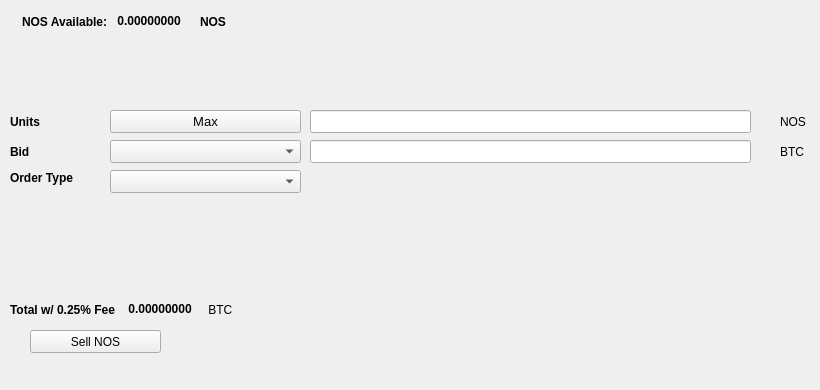
   <widget class="QWidget" name="SellTab">
    <attribute name="title">
     <string>Sell</string>
    </attribute>
    <widget class="QLabel" name="label_16">
     <property name="geometry">
      <rect>
       <x>780</x>
       <y>140</y>
       <width>31</width>
       <height>23</height>
      </rect>
     </property>
     <property name="text">
      <string>BTC</string>
     </property>
    </widget>
    <widget class="QComboBox" name="SellBidcomboBox">
     <property name="geometry">
      <rect>
       <x>110</x>
       <y>140</y>
       <width>191</width>
       <height>23</height>
      </rect>
     </property>
     <property name="font">
      <font>
       <pointsize>10</pointsize>
      </font>
     </property>
    </widget>
    <widget class="QLabel" name="label_18">
     <property name="geometry">
      <rect>
       <x>10</x>
       <y>110</y>
       <width>46</width>
       <height>23</height>
      </rect>
     </property>
     <property name="font">
      <font>
       <weight>75</weight>
       <bold>true</bold>
      </font>
     </property>
     <property name="text">
      <string>Units</string>
     </property>
    </widget>
    <widget class="QPushButton" name="Sell_Max_Amount">
     <property name="geometry">
      <rect>
       <x>110</x>
       <y>110</y>
       <width>191</width>
       <height>23</height>
      </rect>
     </property>
     <property name="font">
      <font>
       <pointsize>10</pointsize>
      </font>
     </property>
     <property name="text">
      <string>Max</string>
     </property>
    </widget>
    <widget class="QLabel" name="label_20">
     <property name="geometry">
      <rect>
       <x>10</x>
       <y>170</y>
       <width>91</width>
       <height>16</height>
      </rect>
     </property>
     <property name="font">
      <font>
       <weight>75</weight>
       <bold>true</bold>
      </font>
     </property>
     <property name="text">
      <string>Order Type</string>
     </property>
    </widget>
    <widget class="QComboBox" name="SellOrdertypeCombo">
     <property name="geometry">
      <rect>
       <x>110</x>
       <y>170</y>
       <width>191</width>
       <height>23</height>
      </rect>
     </property>
     <property name="font">
      <font>
       <pointsize>10</pointsize>
      </font>
     </property>
    </widget>
    <widget class="QLabel" name="label_21">
     <property name="geometry">
      <rect>
       <x>10</x>
       <y>140</y>
       <width>46</width>
       <height>23</height>
      </rect>
     </property>
     <property name="font">
      <font>
       <weight>75</weight>
       <bold>true</bold>
      </font>
     </property>
     <property name="text">
      <string>Bid</string>
     </property>
    </widget>
    <widget class="QLabel" name="label_22">
     <property name="geometry">
      <rect>
       <x>780</x>
       <y>110</y>
       <width>31</width>
       <height>23</height>
      </rect>
     </property>
     <property name="text">
      <string>NOS</string>
     </property>
    </widget>
    <widget class="QLineEdit" name="UnitsInputNOS">
     <property name="geometry">
      <rect>
       <x>310</x>
       <y>110</y>
       <width>441</width>
       <height>23</height>
      </rect>
     </property>
     <property name="font">
      <font>
       <pointsize>9</pointsize>
       <weight>75</weight>
       <bold>true</bold>
      </font>
     </property>
    </widget>
    <widget class="QLineEdit" name="SellBidPriceEdit">
     <property name="geometry">
      <rect>
       <x>310</x>
       <y>140</y>
       <width>441</width>
       <height>23</height>
      </rect>
     </property>
     <property name="font">
      <font>
       <pointsize>9</pointsize>
       <weight>75</weight>
       <bold>true</bold>
      </font>
     </property>
    </widget>
    <widget class="QPushButton" name="SellNOSBTN">
     <property name="geometry">
      <rect>
       <x>30</x>
       <y>330</y>
       <width>131</width>
       <height>23</height>
      </rect>
     </property>
     <property name="text">
      <string>Sell NOS</string>
     </property>
     <property name="icon">
      <iconset resource="../nos">
       <normaloff>:/icons/bitcoin</normaloff>:/icons/bitcoin</iconset>
     </property>
    </widget>
    <widget class="QWidget" name="layoutWidget3">
     <property name="geometry">
      <rect>
       <x>22</x>
       <y>12</y>
       <width>258</width>
       <height>19</height>
      </rect>
     </property>
     <layout class="QHBoxLayout" name="horizontalLayout">
      <item>
       <widget class="QLabel" name="label232_2">
        <property name="font">
         <font>
          <weight>75</weight>
          <bold>true</bold>
         </font>
        </property>
        <property name="text">
         <string>NOS Available:</string>
        </property>
       </widget>
      </item>
      <item>
       <widget class="QLabel" name="NOSAvailableLabel">
        <property name="palette">
         <palette>
          <active>
           <colorrole role="WindowText">
            <brush brushstyle="SolidPattern">
             <color alpha="255">
              <red>0</red>
              <green>0</green>
              <blue>0</blue>
             </color>
            </brush>
           </colorrole>
           <colorrole role="Button">
            <brush brushstyle="SolidPattern">
             <color alpha="255">
              <red>0</red>
              <green>170</green>
              <blue>0</blue>
             </color>
            </brush>
           </colorrole>
           <colorrole role="Light">
            <brush brushstyle="SolidPattern">
             <color alpha="255">
              <red>0</red>
              <green>255</green>
              <blue>0</blue>
             </color>
            </brush>
           </colorrole>
           <colorrole role="Midlight">
            <brush brushstyle="SolidPattern">
             <color alpha="255">
              <red>0</red>
              <green>212</green>
              <blue>0</blue>
             </color>
            </brush>
           </colorrole>
           <colorrole role="Dark">
            <brush brushstyle="SolidPattern">
             <color alpha="255">
              <red>0</red>
              <green>85</green>
              <blue>0</blue>
             </color>
            </brush>
           </colorrole>
           <colorrole role="Mid">
            <brush brushstyle="SolidPattern">
             <color alpha="255">
              <red>0</red>
              <green>113</green>
              <blue>0</blue>
             </color>
            </brush>
           </colorrole>
           <colorrole role="Text">
            <brush brushstyle="SolidPattern">
             <color alpha="255">
              <red>0</red>
              <green>170</green>
              <blue>0</blue>
             </color>
            </brush>
           </colorrole>
           <colorrole role="BrightText">
            <brush brushstyle="SolidPattern">
             <color alpha="255">
              <red>255</red>
              <green>255</green>
              <blue>255</blue>
             </color>
            </brush>
           </colorrole>
           <colorrole role="ButtonText">
            <brush brushstyle="SolidPattern">
             <color alpha="255">
              <red>0</red>
              <green>0</green>
              <blue>0</blue>
             </color>
            </brush>
           </colorrole>
           <colorrole role="Base">
            <brush brushstyle="SolidPattern">
             <color alpha="255">
              <red>255</red>
              <green>255</green>
              <blue>255</blue>
             </color>
            </brush>
           </colorrole>
           <colorrole role="Window">
            <brush brushstyle="SolidPattern">
             <color alpha="255">
              <red>0</red>
              <green>170</green>
              <blue>0</blue>
             </color>
            </brush>
           </colorrole>
           <colorrole role="Shadow">
            <brush brushstyle="SolidPattern">
             <color alpha="255">
              <red>0</red>
              <green>0</green>
              <blue>0</blue>
             </color>
            </brush>
           </colorrole>
           <colorrole role="AlternateBase">
            <brush brushstyle="SolidPattern">
             <color alpha="255">
              <red>127</red>
              <green>212</green>
              <blue>127</blue>
             </color>
            </brush>
           </colorrole>
           <colorrole role="ToolTipBase">
            <brush brushstyle="SolidPattern">
             <color alpha="255">
              <red>255</red>
              <green>255</green>
              <blue>220</blue>
             </color>
            </brush>
           </colorrole>
           <colorrole role="ToolTipText">
            <brush brushstyle="SolidPattern">
             <color alpha="255">
              <red>0</red>
              <green>0</green>
              <blue>0</blue>
             </color>
            </brush>
           </colorrole>
          </active>
          <inactive>
           <colorrole role="WindowText">
            <brush brushstyle="SolidPattern">
             <color alpha="255">
              <red>0</red>
              <green>0</green>
              <blue>0</blue>
             </color>
            </brush>
           </colorrole>
           <colorrole role="Button">
            <brush brushstyle="SolidPattern">
             <color alpha="255">
              <red>0</red>
              <green>170</green>
              <blue>0</blue>
             </color>
            </brush>
           </colorrole>
           <colorrole role="Light">
            <brush brushstyle="SolidPattern">
             <color alpha="255">
              <red>0</red>
              <green>255</green>
              <blue>0</blue>
             </color>
            </brush>
           </colorrole>
           <colorrole role="Midlight">
            <brush brushstyle="SolidPattern">
             <color alpha="255">
              <red>0</red>
              <green>212</green>
              <blue>0</blue>
             </color>
            </brush>
           </colorrole>
           <colorrole role="Dark">
            <brush brushstyle="SolidPattern">
             <color alpha="255">
              <red>0</red>
              <green>85</green>
              <blue>0</blue>
             </color>
            </brush>
           </colorrole>
           <colorrole role="Mid">
            <brush brushstyle="SolidPattern">
             <color alpha="255">
              <red>0</red>
              <green>113</green>
              <blue>0</blue>
             </color>
            </brush>
           </colorrole>
           <colorrole role="Text">
            <brush brushstyle="SolidPattern">
             <color alpha="255">
              <red>0</red>
              <green>170</green>
              <blue>0</blue>
             </color>
            </brush>
           </colorrole>
           <colorrole role="BrightText">
            <brush brushstyle="SolidPattern">
             <color alpha="255">
              <red>255</red>
              <green>255</green>
              <blue>255</blue>
             </color>
            </brush>
           </colorrole>
           <colorrole role="ButtonText">
            <brush brushstyle="SolidPattern">
             <color alpha="255">
              <red>0</red>
              <green>0</green>
              <blue>0</blue>
             </color>
            </brush>
           </colorrole>
           <colorrole role="Base">
            <brush brushstyle="SolidPattern">
             <color alpha="255">
              <red>255</red>
              <green>255</green>
              <blue>255</blue>
             </color>
            </brush>
           </colorrole>
           <colorrole role="Window">
            <brush brushstyle="SolidPattern">
             <color alpha="255">
              <red>0</red>
              <green>170</green>
              <blue>0</blue>
             </color>
            </brush>
           </colorrole>
           <colorrole role="Shadow">
            <brush brushstyle="SolidPattern">
             <color alpha="255">
              <red>0</red>
              <green>0</green>
              <blue>0</blue>
             </color>
            </brush>
           </colorrole>
           <colorrole role="AlternateBase">
            <brush brushstyle="SolidPattern">
             <color alpha="255">
              <red>127</red>
              <green>212</green>
              <blue>127</blue>
             </color>
            </brush>
           </colorrole>
           <colorrole role="ToolTipBase">
            <brush brushstyle="SolidPattern">
             <color alpha="255">
              <red>255</red>
              <green>255</green>
              <blue>220</blue>
             </color>
            </brush>
           </colorrole>
           <colorrole role="ToolTipText">
            <brush brushstyle="SolidPattern">
             <color alpha="255">
              <red>0</red>
              <green>0</green>
              <blue>0</blue>
             </color>
            </brush>
           </colorrole>
          </inactive>
          <disabled>
           <colorrole role="WindowText">
            <brush brushstyle="SolidPattern">
             <color alpha="255">
              <red>0</red>
              <green>85</green>
              <blue>0</blue>
             </color>
            </brush>
           </colorrole>
           <colorrole role="Button">
            <brush brushstyle="SolidPattern">
             <color alpha="255">
              <red>0</red>
              <green>170</green>
              <blue>0</blue>
             </color>
            </brush>
           </colorrole>
           <colorrole role="Light">
            <brush brushstyle="SolidPattern">
             <color alpha="255">
              <red>0</red>
              <green>255</green>
              <blue>0</blue>
             </color>
            </brush>
           </colorrole>
           <colorrole role="Midlight">
            <brush brushstyle="SolidPattern">
             <color alpha="255">
              <red>0</red>
              <green>212</green>
              <blue>0</blue>
             </color>
            </brush>
           </colorrole>
           <colorrole role="Dark">
            <brush brushstyle="SolidPattern">
             <color alpha="255">
              <red>0</red>
              <green>85</green>
              <blue>0</blue>
             </color>
            </brush>
           </colorrole>
           <colorrole role="Mid">
            <brush brushstyle="SolidPattern">
             <color alpha="255">
              <red>0</red>
              <green>113</green>
              <blue>0</blue>
             </color>
            </brush>
           </colorrole>
           <colorrole role="Text">
            <brush brushstyle="SolidPattern">
             <color alpha="255">
              <red>0</red>
              <green>85</green>
              <blue>0</blue>
             </color>
            </brush>
           </colorrole>
           <colorrole role="BrightText">
            <brush brushstyle="SolidPattern">
             <color alpha="255">
              <red>255</red>
              <green>255</green>
              <blue>255</blue>
             </color>
            </brush>
           </colorrole>
           <colorrole role="ButtonText">
            <brush brushstyle="SolidPattern">
             <color alpha="255">
              <red>0</red>
              <green>85</green>
              <blue>0</blue>
             </color>
            </brush>
           </colorrole>
           <colorrole role="Base">
            <brush brushstyle="SolidPattern">
             <color alpha="255">
              <red>0</red>
              <green>170</green>
              <blue>0</blue>
             </color>
            </brush>
           </colorrole>
           <colorrole role="Window">
            <brush brushstyle="SolidPattern">
             <color alpha="255">
              <red>0</red>
              <green>170</green>
              <blue>0</blue>
             </color>
            </brush>
           </colorrole>
           <colorrole role="Shadow">
            <brush brushstyle="SolidPattern">
             <color alpha="255">
              <red>0</red>
              <green>0</green>
              <blue>0</blue>
             </color>
            </brush>
           </colorrole>
           <colorrole role="AlternateBase">
            <brush brushstyle="SolidPattern">
             <color alpha="255">
              <red>0</red>
              <green>170</green>
              <blue>0</blue>
             </color>
            </brush>
           </colorrole>
           <colorrole role="ToolTipBase">
            <brush brushstyle="SolidPattern">
             <color alpha="255">
              <red>255</red>
              <green>255</green>
              <blue>220</blue>
             </color>
            </brush>
           </colorrole>
           <colorrole role="ToolTipText">
            <brush brushstyle="SolidPattern">
             <color alpha="255">
              <red>0</red>
              <green>0</green>
              <blue>0</blue>
             </color>
            </brush>
           </colorrole>
          </disabled>
         </palette>
        </property>
        <property name="font">
         <font>
          <weight>75</weight>
          <bold>true</bold>
         </font>
        </property>
        <property name="text">
         <string> 0.00000000 </string>
        </property>
        <property name="textInteractionFlags">
         <set>Qt::LinksAccessibleByMouse|Qt::TextSelectableByKeyboard|Qt::TextSelectableByMouse</set>
        </property>
       </widget>
      </item>
      <item>
       <widget class="QLabel" name="labelNOS">
        <property name="font">
         <font>
          <weight>75</weight>
          <bold>true</bold>
         </font>
        </property>
        <property name="text">
         <string>NOS</string>
        </property>
       </widget>
      </item>
     </layout>
    </widget>
    <widget class="QWidget" name="layoutWidget">
     <property name="geometry">
      <rect>
       <x>10</x>
       <y>300</y>
       <width>268</width>
       <height>19</height>
      </rect>
     </property>
     <layout class="QHBoxLayout" name="horizontalLayout_2">
      <item>
       <widget class="QLabel" name="label_19">
        <property name="font">
         <font>
          <weight>75</weight>
          <bold>true</bold>
         </font>
        </property>
        <property name="text">
         <string>Total w/ 0.25% Fee </string>
        </property>
       </widget>
      </item>
      <item>
       <widget class="QLabel" name="SellCostLabel">
        <property name="palette">
         <palette>
          <active>
           <colorrole role="WindowText">
            <brush brushstyle="SolidPattern">
             <color alpha="255">
              <red>0</red>
              <green>0</green>
              <blue>0</blue>
             </color>
            </brush>
           </colorrole>
           <colorrole role="Button">
            <brush brushstyle="SolidPattern">
             <color alpha="255">
              <red>0</red>
              <green>170</green>
              <blue>0</blue>
             </color>
            </brush>
           </colorrole>
           <colorrole role="Light">
            <brush brushstyle="SolidPattern">
             <color alpha="255">
              <red>0</red>
              <green>255</green>
              <blue>0</blue>
             </color>
            </brush>
           </colorrole>
           <colorrole role="Midlight">
            <brush brushstyle="SolidPattern">
             <color alpha="255">
              <red>0</red>
              <green>212</green>
              <blue>0</blue>
             </color>
            </brush>
           </colorrole>
           <colorrole role="Dark">
            <brush brushstyle="SolidPattern">
             <color alpha="255">
              <red>0</red>
              <green>85</green>
              <blue>0</blue>
             </color>
            </brush>
           </colorrole>
           <colorrole role="Mid">
            <brush brushstyle="SolidPattern">
             <color alpha="255">
              <red>0</red>
              <green>113</green>
              <blue>0</blue>
             </color>
            </brush>
           </colorrole>
           <colorrole role="Text">
            <brush brushstyle="SolidPattern">
             <color alpha="255">
              <red>0</red>
              <green>170</green>
              <blue>0</blue>
             </color>
            </brush>
           </colorrole>
           <colorrole role="BrightText">
            <brush brushstyle="SolidPattern">
             <color alpha="255">
              <red>255</red>
              <green>255</green>
              <blue>255</blue>
             </color>
            </brush>
           </colorrole>
           <colorrole role="ButtonText">
            <brush brushstyle="SolidPattern">
             <color alpha="255">
              <red>0</red>
              <green>0</green>
              <blue>0</blue>
             </color>
            </brush>
           </colorrole>
           <colorrole role="Base">
            <brush brushstyle="SolidPattern">
             <color alpha="255">
              <red>255</red>
              <green>255</green>
              <blue>255</blue>
             </color>
            </brush>
           </colorrole>
           <colorrole role="Window">
            <brush brushstyle="SolidPattern">
             <color alpha="255">
              <red>0</red>
              <green>170</green>
              <blue>0</blue>
             </color>
            </brush>
           </colorrole>
           <colorrole role="Shadow">
            <brush brushstyle="SolidPattern">
             <color alpha="255">
              <red>0</red>
              <green>0</green>
              <blue>0</blue>
             </color>
            </brush>
           </colorrole>
           <colorrole role="AlternateBase">
            <brush brushstyle="SolidPattern">
             <color alpha="255">
              <red>127</red>
              <green>212</green>
              <blue>127</blue>
             </color>
            </brush>
           </colorrole>
           <colorrole role="ToolTipBase">
            <brush brushstyle="SolidPattern">
             <color alpha="255">
              <red>255</red>
              <green>255</green>
              <blue>220</blue>
             </color>
            </brush>
           </colorrole>
           <colorrole role="ToolTipText">
            <brush brushstyle="SolidPattern">
             <color alpha="255">
              <red>0</red>
              <green>0</green>
              <blue>0</blue>
             </color>
            </brush>
           </colorrole>
          </active>
          <inactive>
           <colorrole role="WindowText">
            <brush brushstyle="SolidPattern">
             <color alpha="255">
              <red>0</red>
              <green>0</green>
              <blue>0</blue>
             </color>
            </brush>
           </colorrole>
           <colorrole role="Button">
            <brush brushstyle="SolidPattern">
             <color alpha="255">
              <red>0</red>
              <green>170</green>
              <blue>0</blue>
             </color>
            </brush>
           </colorrole>
           <colorrole role="Light">
            <brush brushstyle="SolidPattern">
             <color alpha="255">
              <red>0</red>
              <green>255</green>
              <blue>0</blue>
             </color>
            </brush>
           </colorrole>
           <colorrole role="Midlight">
            <brush brushstyle="SolidPattern">
             <color alpha="255">
              <red>0</red>
              <green>212</green>
              <blue>0</blue>
             </color>
            </brush>
           </colorrole>
           <colorrole role="Dark">
            <brush brushstyle="SolidPattern">
             <color alpha="255">
              <red>0</red>
              <green>85</green>
              <blue>0</blue>
             </color>
            </brush>
           </colorrole>
           <colorrole role="Mid">
            <brush brushstyle="SolidPattern">
             <color alpha="255">
              <red>0</red>
              <green>113</green>
              <blue>0</blue>
             </color>
            </brush>
           </colorrole>
           <colorrole role="Text">
            <brush brushstyle="SolidPattern">
             <color alpha="255">
              <red>0</red>
              <green>170</green>
              <blue>0</blue>
             </color>
            </brush>
           </colorrole>
           <colorrole role="BrightText">
            <brush brushstyle="SolidPattern">
             <color alpha="255">
              <red>255</red>
              <green>255</green>
              <blue>255</blue>
             </color>
            </brush>
           </colorrole>
           <colorrole role="ButtonText">
            <brush brushstyle="SolidPattern">
             <color alpha="255">
              <red>0</red>
              <green>0</green>
              <blue>0</blue>
             </color>
            </brush>
           </colorrole>
           <colorrole role="Base">
            <brush brushstyle="SolidPattern">
             <color alpha="255">
              <red>255</red>
              <green>255</green>
              <blue>255</blue>
             </color>
            </brush>
           </colorrole>
           <colorrole role="Window">
            <brush brushstyle="SolidPattern">
             <color alpha="255">
              <red>0</red>
              <green>170</green>
              <blue>0</blue>
             </color>
            </brush>
           </colorrole>
           <colorrole role="Shadow">
            <brush brushstyle="SolidPattern">
             <color alpha="255">
              <red>0</red>
              <green>0</green>
              <blue>0</blue>
             </color>
            </brush>
           </colorrole>
           <colorrole role="AlternateBase">
            <brush brushstyle="SolidPattern">
             <color alpha="255">
              <red>127</red>
              <green>212</green>
              <blue>127</blue>
             </color>
            </brush>
           </colorrole>
           <colorrole role="ToolTipBase">
            <brush brushstyle="SolidPattern">
             <color alpha="255">
              <red>255</red>
              <green>255</green>
              <blue>220</blue>
             </color>
            </brush>
           </colorrole>
           <colorrole role="ToolTipText">
            <brush brushstyle="SolidPattern">
             <color alpha="255">
              <red>0</red>
              <green>0</green>
              <blue>0</blue>
             </color>
            </brush>
           </colorrole>
          </inactive>
          <disabled>
           <colorrole role="WindowText">
            <brush brushstyle="SolidPattern">
             <color alpha="255">
              <red>0</red>
              <green>85</green>
              <blue>0</blue>
             </color>
            </brush>
           </colorrole>
           <colorrole role="Button">
            <brush brushstyle="SolidPattern">
             <color alpha="255">
              <red>0</red>
              <green>170</green>
              <blue>0</blue>
             </color>
            </brush>
           </colorrole>
           <colorrole role="Light">
            <brush brushstyle="SolidPattern">
             <color alpha="255">
              <red>0</red>
              <green>255</green>
              <blue>0</blue>
             </color>
            </brush>
           </colorrole>
           <colorrole role="Midlight">
            <brush brushstyle="SolidPattern">
             <color alpha="255">
              <red>0</red>
              <green>212</green>
              <blue>0</blue>
             </color>
            </brush>
           </colorrole>
           <colorrole role="Dark">
            <brush brushstyle="SolidPattern">
             <color alpha="255">
              <red>0</red>
              <green>85</green>
              <blue>0</blue>
             </color>
            </brush>
           </colorrole>
           <colorrole role="Mid">
            <brush brushstyle="SolidPattern">
             <color alpha="255">
              <red>0</red>
              <green>113</green>
              <blue>0</blue>
             </color>
            </brush>
           </colorrole>
           <colorrole role="Text">
            <brush brushstyle="SolidPattern">
             <color alpha="255">
              <red>0</red>
              <green>85</green>
              <blue>0</blue>
             </color>
            </brush>
           </colorrole>
           <colorrole role="BrightText">
            <brush brushstyle="SolidPattern">
             <color alpha="255">
              <red>255</red>
              <green>255</green>
              <blue>255</blue>
             </color>
            </brush>
           </colorrole>
           <colorrole role="ButtonText">
            <brush brushstyle="SolidPattern">
             <color alpha="255">
              <red>0</red>
              <green>85</green>
              <blue>0</blue>
             </color>
            </brush>
           </colorrole>
           <colorrole role="Base">
            <brush brushstyle="SolidPattern">
             <color alpha="255">
              <red>0</red>
              <green>170</green>
              <blue>0</blue>
             </color>
            </brush>
           </colorrole>
           <colorrole role="Window">
            <brush brushstyle="SolidPattern">
             <color alpha="255">
              <red>0</red>
              <green>170</green>
              <blue>0</blue>
             </color>
            </brush>
           </colorrole>
           <colorrole role="Shadow">
            <brush brushstyle="SolidPattern">
             <color alpha="255">
              <red>0</red>
              <green>0</green>
              <blue>0</blue>
             </color>
            </brush>
           </colorrole>
           <colorrole role="AlternateBase">
            <brush brushstyle="SolidPattern">
             <color alpha="255">
              <red>0</red>
              <green>170</green>
              <blue>0</blue>
             </color>
            </brush>
           </colorrole>
           <colorrole role="ToolTipBase">
            <brush brushstyle="SolidPattern">
             <color alpha="255">
              <red>255</red>
              <green>255</green>
              <blue>220</blue>
             </color>
            </brush>
           </colorrole>
           <colorrole role="ToolTipText">
            <brush brushstyle="SolidPattern">
             <color alpha="255">
              <red>0</red>
              <green>0</green>
              <blue>0</blue>
             </color>
            </brush>
           </colorrole>
          </disabled>
         </palette>
        </property>
        <property name="font">
         <font>
          <weight>75</weight>
          <bold>true</bold>
         </font>
        </property>
        <property name="autoFillBackground">
         <bool>false</bool>
        </property>
        <property name="text">
         <string> 0.00000000</string>
        </property>
        <property name="textInteractionFlags">
         <set>Qt::LinksAccessibleByMouse|Qt::TextSelectableByMouse</set>
        </property>
       </widget>
      </item>
      <item>
       <widget class="QLabel" name="label_17">
        <property name="font">
         <font>
          <weight>50</weight>
          <bold>false</bold>
         </font>
        </property>
        <property name="text">
         <string> BTC</string>
        </property>
       </widget>
      </item>
     </layout>
    </widget>
    <widget class="QLabel" name="label_23">
     <property name="geometry">
      <rect>
       <x>460</x>
       <y>300</y>
       <width>281</width>
       <height>81</height>
      </rect>
     </property>
     <property name="text">
      <string/>
     </property>
     <property name="pixmap">
      <pixmap>:/images/bittrex</pixmap>
     </property>
    </widget>
   </widget>
